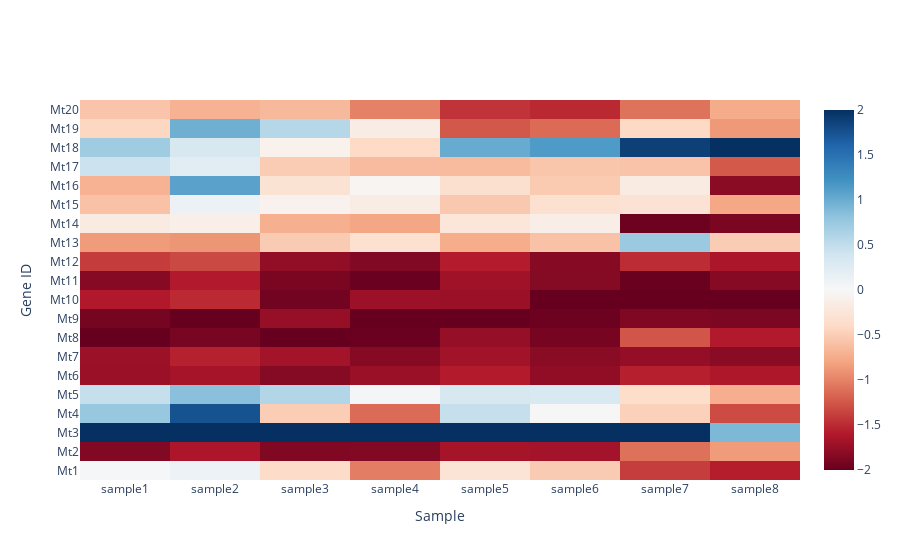

Notebook source saved alongside this figure:
### Code cell
import numpy as np
import pandas as pd
import plotly.graph_objects as go

# 加载数据
df = pd.read_csv("demo-fpkm.csv")

# 提取gene_id作为索引
df = df.set_index('gene_id')

# 将数据进行归一化，范围-2到2
df_normalized = df.apply(lambda x: np.interp(x, (x.min(), x.max()), (-2, 2)))

# 创建热图
fig = go.Figure(data=go.Heatmap(
    z=df_normalized,
    x=df_normalized.columns,
    y=df_normalized.index,
    colorscale='RdBu',
    hovertemplate='Sample: %{x}<br>Gene ID: %{y}<br>FPKM: %{z:.3f}<extra></extra>'
))

# 设置轴标签
fig.update_layout(
    xaxis_title="Sample",
    yaxis_title="Gene ID"
)

fig.show()

### Figure 1 — Plotly figure (JSON) as saved in the notebook; plotly's stock layout.template omitted (floating-point values rounded to 4 significant figures; data arrays with more than 128 entries replaced by an {"elided": "..."} marker saying what was removed)
{"data": [{"colorscale": [[0, "rgb(103,0,31)"], [0.1, "rgb(178,24,43)"], [0.2, "rgb(214,96,77)"], [0.3, "rgb(244,165,130)"], [0.4, "rgb(253,219,199)"], [0.5, "rgb(247,247,247)"], [0.6, "rgb(209,229,240)"], [0.7, "rgb(146,197,222)"], [0.8, "rgb(67,147,195)"], [0.9, "rgb(33,102,172)"], [1, "rgb(5,48,97)"]], "hovertemplate": "Sample: %{x}<br>Gene ID: %{y}<br>FPKM: %{z:.3f}<extra></extra>", "type": "heatmap", "x": ["sample1", "sample2", "sample3", "sample4", "sample5", "sample6", "sample7", "sample8"], "y": ["Mt1", "Mt2", "Mt3", "Mt4", "Mt5", "Mt6", "Mt7", "Mt8", "Mt9", "Mt10", "Mt11", "Mt12", "Mt13", "Mt14", "Mt15", "Mt16", "Mt17", "Mt18", "Mt19", "Mt20"], "z": {"elided": "20x8 float values"}}], "layout": {"xaxis": {"title": {"text": "Sample"}}, "yaxis": {"title": {"text": "Gene ID"}}}}
